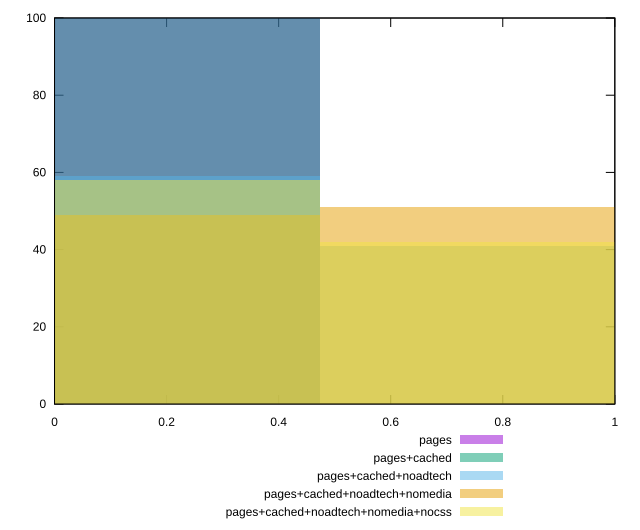

gnuplot code for this plot:
reset

$pages <<EOF
0 100
EOF

$pagesCached <<EOF
0 100
EOF

$pagesCachedNoadtech <<EOF
0 59
0.9473228653878658 41
EOF

$pagesCachedNoadtechNomedia <<EOF
0.9473228653878658 51
0 49
EOF

$pagesCachedNoadtechNomediaNocss <<EOF
0 58
0.9473228653878658 42
EOF

set key outside below
set boxwidth 0.9473228653878658
set xrange [0:1]
set yrange [0:100]
set trange [0:100]
set style fill transparent solid 0.5 noborder
set terminal svg size 640, 530 enhanced background rgb 'white'
set output "report_00015_2021-02-09T16-11-33.973Z/third-party-summary/comparison/histogram/all_score.svg"

plot $pages title "pages" with boxes, \
     $pagesCached title "pages+cached" with boxes, \
     $pagesCachedNoadtech title "pages+cached+noadtech" with boxes, \
     $pagesCachedNoadtechNomedia title "pages+cached+noadtech+nomedia" with boxes, \
     $pagesCachedNoadtechNomediaNocss title "pages+cached+noadtech+nomedia+nocss" with boxes

reset
